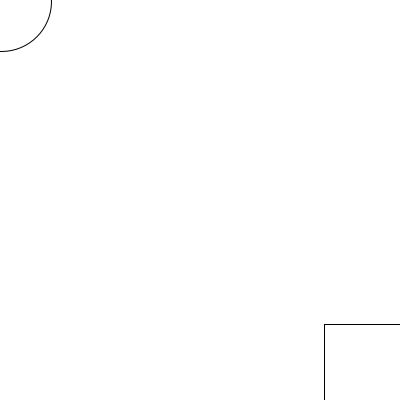
Frame 1 (no input)
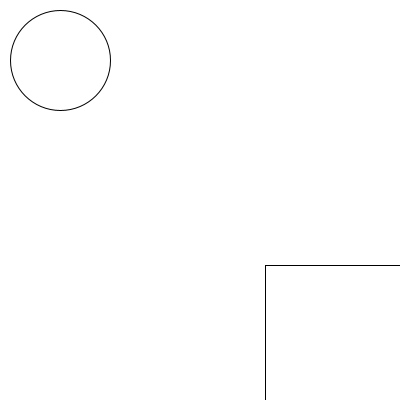
Frame 60 (the mouse pressed at the canvas centre just before this capture)
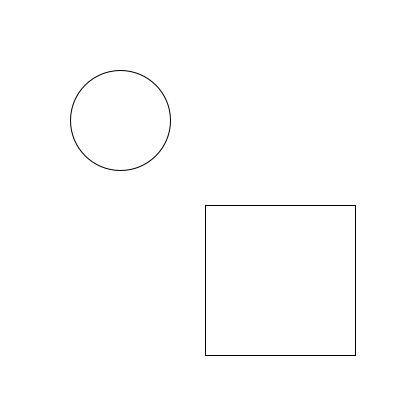
Frame 120 (the mouse held since frame 60 and released just before this capture)

The Processing sketch that drew these frames (run headless with seeded random() and noise(); from frame 60 on, the mouse is pressed at the canvas centre):

// Processing sketch: ej04a_condicional_if
// ── ej04a_condicional_if.pde
//hola tecno 1 - condicionales1

float x1, y1, x2, y2;
int t;
int rellenoCircle;

void setup() {
  size( 400, 400 );
  noFill();
  rectMode( CENTER );  //

  x1 = y1 = 0;  //tip: doble asignacion
  x2 = y2 = 400;
  t = 100 ;  //tamaño compartido

  rellenoCircle = 255;   //circulo blanco

  frameRate( 15 );
}

void draw() {
  background( 255 );

  //println( keyPressed + ": " + rellenoCircle );
  if ( keyPressed ) {
    //aca deben escribir codigo para teclado  
    if ( key == ' ' ) {
      //fill( 0 );
      //rellenoCircle = 0;

      //FORMA 1
      /*
      if ( rellenoCircle == 0 ) {
        rellenoCircle = 255;
      }
      if ( rellenoCircle == 255 ) {
        rellenoCircle = 0;
      }
      */

      //FORMA 2
      if ( rellenoCircle == 0 ) {  //si
        rellenoCircle = 255;  //entonces
        println( "blanco" );
      } else {  //sino
        rellenoCircle = 0;  //entonces
        println( "negro" );
      }

      //FORMA 3 - sin IF
      //result = test ? expression1 : expression2
      //rellenoCircle = (rellenoCircle == 0) ? 255 : 0 ;
    }
  }

  //MOVIMIENTO ELLIPSE
  if ( x1 <= width/2 ) {
    if ( y1 <= height/2 ) {
      x1 = x1 + 1;
      y1++;  //forma resumida de incrementar en 1
    }
  }
  //MOVIMIENTO CUADRADO
  if ( x2 >= width/2 && y2 >= height/2 ) {
    x2 = x2 - 1;
    y2 -= 1; //forma resumida de decrementar en 1
  }



  //DIBUJO
  //
  fill( 255 );
  rect( x2, y2, t*1.5, t*1.5 );

  fill( rellenoCircle );
  circle( x1, y1, t );
}
